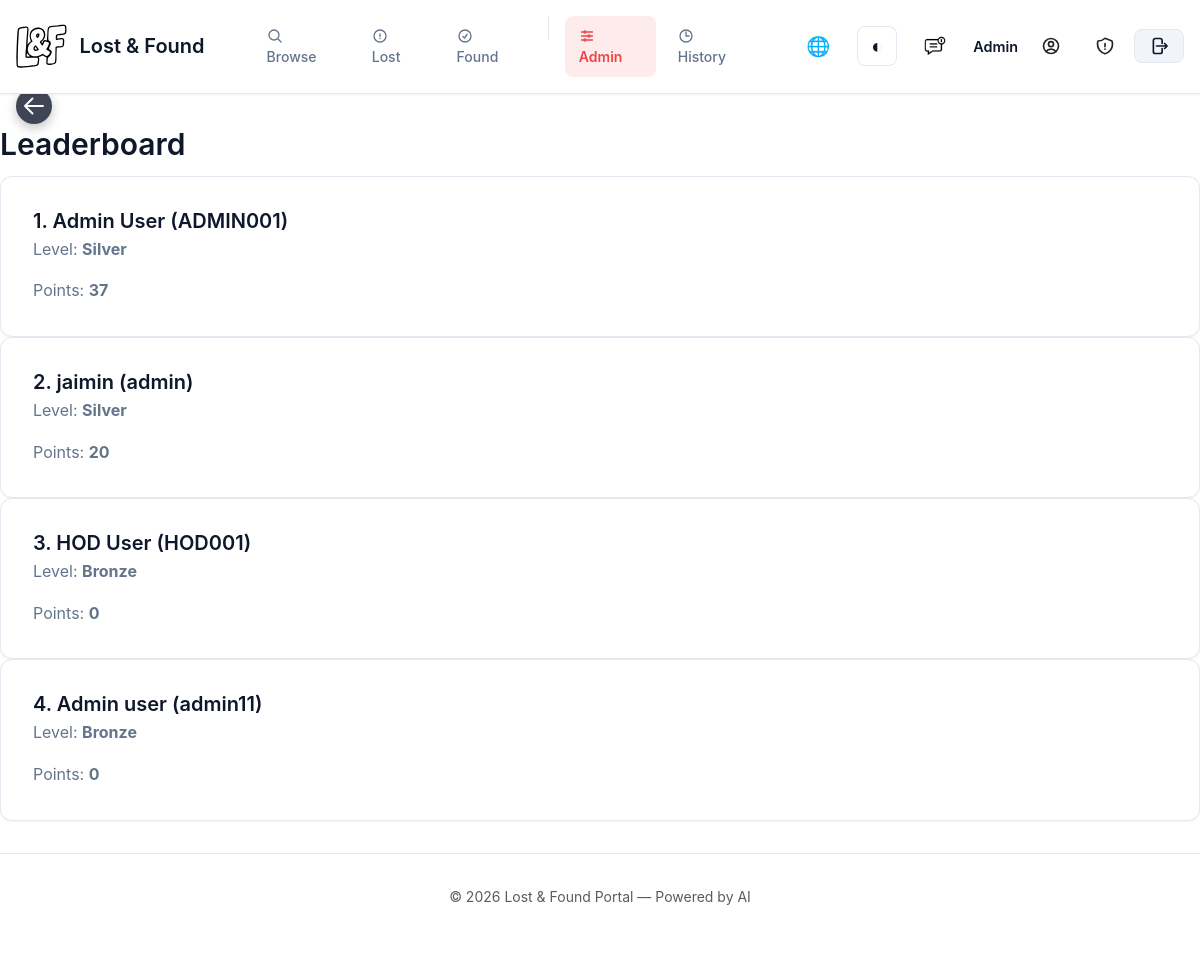
The page /leaderboard (signed in) on the database its author committed.
### app.py (models this page shows, shortened)
class User(db.Model, UserMixin):
    id = db.Column(db.Integer, primary_key=True)
    registration_no = db.Column(db.String(20), unique=True, nullable=False)
    password_hash = db.Column(db.String(128), nullable=False)
    full_name = db.Column(db.String(100), nullable=False)
    email = db.Column(db.String(120), unique=True, nullable=True)
    points = db.Column(db.Integer, default=0, nullable=False)
    level = db.Column(db.String(20), default='Bronze')
    avatar_filename = db.Column(db.String(255), nullable=True)
    role = db.Column(db.String(20), default='student') # 'student', 'admin', 'hod'
    contact_visible = db.Column(db.Boolean, default=False, nullable=False)  # Hide contact until match confirmed
    email_public = db.Column(db.Boolean, default=False, nullable=False)  # Show email on profile
    phone = db.Column(db.String(15), nullable=True)  # Optional phone number
    phone_public = db.Column(db.Boolean, default=False, nullable=False)  # Show phone on profile
    preferred_language = db.Column(db.String(5), default='en', nullable=False)  # 'en', 'hi', 'gu'
    created_at = db.Column(db.DateTime, default=datetime.now, nullable=False)
    last_login = db.Column(db.DateTime, nullable=True)
    data_consent = db.Column(db.Boolean, default=True, nullable=False)  # User consents to data processing
    items_reported = db.relationship(
        'Item',
        backref='reporter', # Creates item.reporter to access the User object
        lazy=True,
        foreign_keys=[Item.reported_by_id] # Explicitly tells SQLAlchemy which FK to use
    )
    items_deleted = db.relationship(
        'Item',
        backref='deleter', # Creates item.deleter to access the User object
        lazy=True,
        foreign_keys=[Item.deleted_by_id] # Explicitly tells SQLAlchemy which FK to use
    )
    def is_admin(self):
        return self.role == 'admin'

### app.py (the view)
@app.route("/leaderboard")
@login_required
def leaderboard():
    top_users = User.query.order_by(User.points.desc()).limit(50).all()
    return render_template('leaderboard.html', title=_('Leaderboard'), users=top_users)

### app.py (called while the page is built, shortened)
@login_manager.user_loader
def load_user(user_id):
    print(f"DEBUG: Flask-Login attempting to load user with ID: {user_id}")
    user = User.query.get(int(user_id))
    if user:
        print(f"DEBUG: User ID {user_id} loaded successfully: {user.full_name} ({user.role})")
    else:
        print(f"DEBUG: User ID {user_id} not found in database.")
    return user

@app.context_processor
def utility_processor():
    def can_delete_item(user):
        if not user:
            return False
        return user.is_admin() or user.is_hod()
    return dict(can_delete_item=can_delete_item, current_year=datetime.now().year)

    def get_locale():
        if current_user and hasattr(current_user, 'is_authenticated') and current_user.is_authenticated:
            if hasattr(current_user, 'preferred_language') and current_user.preferred_language:
                return current_user.preferred_language

### templates/leaderboard.html
{% extends "base.html" %}
{% block content %}
    <h2>{{ title }}</h2>
    <div class="items-grid">
        {% for u in users %}
            <div class="card p-3">
                <div class="card-body">
                    <h5 class="card-title">{{ loop.index }}. {{ u.full_name }} ({{ u.registration_no }})</h5>
                    <p class="card-text">Level: <strong>{{ u.level }}</strong></p>
                    <p class="card-text">Points: <strong>{{ u.points or 0 }}</strong></p>
                </div>
            </div>
        {% endfor %}
    </div>
{% endblock content %}

### templates/base.html (shortened to what this page needs)
<!DOCTYPE html>
<html lang="en" data-theme="light">
<head>
    <link href="https://cdn.jsdelivr.net/npm/bootstrap@5.3.0/dist/css/bootstrap.min.css" rel="stylesheet">
    <link rel="stylesheet" href="https://cdnjs.cloudflare.com/ajax/libs/font-awesome/6.4.0/css/all.min.css">
    <link rel="stylesheet" href="{{ url_for('static', filename='css/modern.css') }}">
</head>
<body>
    <nav class="navbar">
        <div class="navbar-container">
            <a class="navbar-brand" href="{{ url_for('home') }}">
                <img src="{{ url_for('static', filename='lost_found.svg') }}" alt="{{ _('Lost & Found') }}" />
                <span>{{ _('Lost & Found') }}</span>
            </a>
            <div class="navbar-menu" id="navbarMenu">
                {% if current_user.is_authenticated %}
                <ul class="nav-links">
                    <li><a class="nav-link" href="{{ url_for('items') }}">
                            <svg width="16" height="16" fill="none" stroke="currentColor" stroke-width="2"
                                viewBox="0 0 24 24"
                                style="display: inline-block; vertical-align: middle; margin-right: 4px;">
                                <path stroke-linecap="round" stroke-linejoin="round"
                                    d="M21 21l-5.197-5.197m0 0A7.5 7.5 0 105.196 5.196a7.5 7.5 0 0010.607 10.607z">
                                </path>
                            </svg>
                            {{ _('Browse') }}
                        </a></li>
                    <li><a class="nav-link" href="{{ url_for('report_lost') }}">
                            <svg width="16" height="16" fill="none" stroke="currentColor" stroke-width="2"
                                viewBox="0 0 24 24"
                                style="display: inline-block; vertical-align: middle; margin-right: 4px;">
                                <path stroke-linecap="round" stroke-linejoin="round"
                                    d="M12 9v3.75m9-.75a9 9 0 11-18 0 9 9 0 0118 0zm-9 3.75h.008v.008H12v-.008z"></path>
                            </svg>
                            {{ _('Lost') }}
                        </a></li>
                    <li><a class="nav-link" href="{{ url_for('report_found') }}">
                            <svg width="16" height="16" fill="none" stroke="currentColor" stroke-width="2"
                                viewBox="0 0 24 24"
                                style="display: inline-block; vertical-align: middle; margin-right: 4px;">
                                <path stroke-linecap="round" stroke-linejoin="round"
                                    d="M9 12.75L11.25 15 15 9.75M21 12a9 9 0 11-18 0 9 9 0 0118 0z"></path>
                            </svg>
                            {{ _('Found') }}
                        </a></li>
                    {% if current_user.is_admin() or current_user.is_hod() %}
                    <li><a class="nav-link nav-link-admin" href="{{ url_for('admin_dashboard') }}#users">
                            {{ _('Admin') }}
                        </a></li>
                    <li><a class="nav-link" href="{{ url_for('item_history') }}">
                            <svg width="16" height="16" fill="none" stroke="currentColor" stroke-width="2"
                                viewBox="0 0 24 24"
                                style="display: inline-block; vertical-align: middle; margin-right: 4px;">
                                <path stroke-linecap="round" stroke-linejoin="round"
                                    d="M12 6v6h4.5m4.5 0a9 9 0 11-18 0 9 9 0 0118 0z"></path>
                            </svg>
                            {{ _('History') }}
                        </a></li>
                    {% endif %}
                </ul>
                {% else %}
                <ul class="nav-links">
                    <li><a class="nav-link" href="{{ url_for('items') }}">{{ _('Browse Items') }}</a></li>
                </ul>
                {% endif %}
                <div class="navbar-actions">
                    <div class="dropdown custom-dropdown">
                        <button class="btn btn-ghost btn-sm"
                            onclick="document.getElementById('langDropdown').classList.toggle('show')"
                            title="Select Language">
                            <span style="font-size: 1.2rem;">🌐</span>
                        </button>
                    </div>
                    <button id="themeToggle" class="theme-toggle" title="{{ _('Toggle dark mode') }}">
                        <span id="themeIcon">◐</span>
                    </button>
                    {% if current_user.is_authenticated %}
                    <div class="custom-dropdown">
                        <a href="{{ url_for('notifications') }}" class="btn btn-ghost btn-sm relative"
                            title="{{ _('Notifications') }}">
                            <img id="notif-icon" src="{{ url_for('static', filename='notification.png') }}"
                                alt="{{ _('Notifications') }}"
                                style="width: 22px; height: 22px; object-fit: contain; vertical-align: middle;">
                        </a>
                    </div>
                    {% endif %}
                    {% if current_user.is_authenticated %}
                    <div class="user-menu" style="display: flex; gap: 0.5rem; align-items: center;">
                        <span style="font-size: 0.9rem; font-weight: 600; color: var(--foreground);">{{
                            current_user.full_name.split()[0] }}</span>
                        <div style="display: flex; gap: 4px;">
                            <a class="btn btn-ghost btn-sm" href="{{ url_for('profile') }}" title="{{ _('Profile') }}">
                            </a>
                            <a class="btn btn-ghost btn-sm" href="{{ url_for('privacy_settings') }}"
                                title="{{ _('Privacy Settings') }}">
                            </a>
                            <a class="btn btn-secondary btn-sm" href="{{ url_for('logout') }}"
                                title="{{ _('Logout') }}">
                                <svg width="20" height="20" fill="none" stroke="currentColor" stroke-width="2"
                                    viewBox="0 0 24 24">
                                    <path stroke-linecap="round" stroke-linejoin="round"
                                        d="M15.75 9V5.25A2.25 2.25 0 0013.5 3h-6a2.25 2.25 0 00-2.25 2.25v13.5A2.25 2.25 0 007.5 21h6a2.25 2.25 0 002.25-2.25V15m3 0l3-3m0 0l-3-3m3 3H9" />
                                </svg>
                            </a>
                        </div>
                    </div>
                    {% else %}
                    <div class="auth-buttons">
                        <a class="btn btn-outline btn-sm" href="{{ url_for('login') }}">{{ _('Login') }}</a>
                        <a class="btn btn-primary btn-sm" href="{{ url_for('register') }}">{{ _('Register') }}</a>
                    </div>
                    {% endif %}
                </div>
            </div>
        </div>
    </nav>
    <main class="main-content">
        {% block content %}{% endblock %}
    </main>
    <button onclick="history.back()" class="global-back-btn" title="{{ _('Go Back') }}" aria-label="{{ _('Go Back') }}">
        <svg width="24" height="24" fill="none" stroke="currentColor" stroke-width="2" viewBox="0 0 24 24">
            <path stroke-linecap="round" stroke-linejoin="round" d="M10.5 19.5L3 12m0 0l7.5-7.5M3 12h18"></path>
        </svg>
    </button>
    <footer class="footer">
        <div class="container">
            <p class="text-sm text-muted">© {{ current_year or '2025' }} {{ _('Lost & Found Portal') }} — {{ _('Powered
                by AI') }}</p>
        </div>
    </footer>
</body>
</html>

### static/css/modern.css (style rules this page uses)
:root { --primary: 222.2 47.4% 11.2%; --primary-foreground: 210 40% 98%; --secondary: 210 40% 96.1%; --secondary-foreground: 222.2 47.4% 11.2%; --accent: 210 40% 96.1%; --accent-foreground: 222.2 47.4% 11.2%; --muted: 210 40% 96.1%; --muted-foreground: 215.4 16.3% 46.9%; --background: 0 0% 100%; --foreground: 222.2 47.4% 11.2%; --card: 0 0% 100%; --card-foreground: 222.2 47.4% 11.2%; --popover: 0 0% 100%; --popover-foreground: 222.2 47.4% 11.2%; --border: 214.3 31.8% 91.4%; --input: 214.3 31.8% 91.4%; --ring: 222.2 84% 4.9%; --success: 142.1 76.2% 36.3%; --success-foreground: 355.7 100% 97.3%; --warning: 38 92% 50%; --warning-foreground: 48 96% 89%; --destructive: 0 84.2% 60.2%; --destructive-foreground: 210 40% 98%; --radius: 0.5rem; --radius-sm: 0.375rem; --radius-lg: 0.75rem; --radius-xl: 1rem; --shadow-sm: 0 1px 2px 0 rgb(0 0 0 / 0.05); --shadow: 0 1px 3px 0 rgb(0 0 0 / 0.1), 0 1px 2px -1px rgb(0 0 0 / 0.1); --shadow-md: 0 4px 6px -1px rgb(0 0 0 / 0.1), 0 2px 4px -2px rgb(0 0 0 / 0.1); --shadow-lg: 0 10px 15px -3px rgb(0 0 0 / 0.1), 0 4px 6px -4px rgb(0 0 0 / 0.1); --shadow-xl: 0 20px 25px -5px rgb(0 0 0 / 0.1), 0 8px 10px -6px rgb(0 0 0 / 0.1); --font-sans: -apple-system, BlinkMacSystemFont, "Segoe UI", Roboto, "Helvetica Neue", Arial, sans-serif; --font-mono: ui-monospace, SFMono-Regular, "SF Mono", Menlo, Consolas, "Liberation Mono", monospace; --transition-base: all 150ms cubic-bezier(0.4, 0, 0.2, 1); --transition-fast: all 100ms cubic-bezier(0.4, 0, 0.2, 1); --transition-slow: all 300ms cubic-bezier(0.4, 0, 0.2, 1); }
* { box-sizing: border-box; margin: 0; padding: 0; }
body { font-family: var(--font-sans); background: hsl(var(--background)); color: hsl(var(--foreground)); line-height: 1.6; -webkit-font-smoothing: antialiased; -moz-osx-font-smoothing: grayscale; }
h1, h2, h3, h4, h5, h6 { font-weight: 600; line-height: 1.2; color: hsl(var(--foreground)); }
h2 { font-size: 1.875rem; margin-bottom: 0.875rem; }
p { margin-bottom: 1rem; color: hsl(var(--muted-foreground)); }
.btn { display: inline-flex; align-items: center; justify-content: center; gap: 0.5rem; font-weight: 500; border-radius: var(--radius); padding: 0.625rem 1.25rem; font-size: 0.875rem; border: none; cursor: pointer; transition: var(--transition-base); text-decoration: none; white-space: nowrap; }
.btn-secondary { background: hsl(var(--secondary)); color: hsl(var(--secondary-foreground)); border: 1px solid hsl(var(--border)); }
.btn-sm { padding: 0.375rem 0.875rem; font-size: 0.8125rem; }
.card { background: hsl(var(--card)); color: hsl(var(--card-foreground)); border-radius: var(--radius-lg); border: 1px solid hsl(var(--border)); box-shadow: var(--shadow-sm); padding: 1.5rem; transition: var(--transition-base); }
.card-title { font-size: 1.25rem; font-weight: 600; margin-bottom: 0.25rem; }
.container { max-width: 1200px; margin: 0 auto; padding: 0 1rem; }
.text-sm { font-size: 0.875rem; }
.text-muted { color: hsl(var(--muted-foreground)); }
html { scroll-behavior: smooth; }
body { animation: fadeIn 300ms ease-out; }
.btn { position: relative; overflow: hidden; }
.btn::before { content: ''; position: absolute; top: 50%; left: 50%; width: 0; height: 0; border-radius: 50%; background: rgba(255, 255, 255, 0.2); transform: translate(-50%, -50%); transition: width 0.6s, height 0.6s; }
.card { animation: fadeInUp 500ms ease-out; animation-fill-mode: backwards; }
.card:nth-child(1) { animation-delay: 0ms; }
.card:nth-child(2) { animation-delay: 50ms; }
.card:nth-child(3) { animation-delay: 100ms; }
.card:nth-child(4) { animation-delay: 150ms; }

### rows shown on the page
User: full_name "Admin", full_name "Admin User", registration_no "ADMIN001", level "Silver", points "37"
User: full_name "jaimin", registration_no "admin", level "Silver", points "20"
User: full_name "HOD User", registration_no "HOD001", level "Bronze", points "0"
User: full_name "Admin user", registration_no "admin11", level "Bronze", points "0"

### other values the page prints
{{ title }} "Leaderboard"
